Frame 1 (no input): blank canvas, image omitted
Frame 60 (no input): blank canvas, image omitted
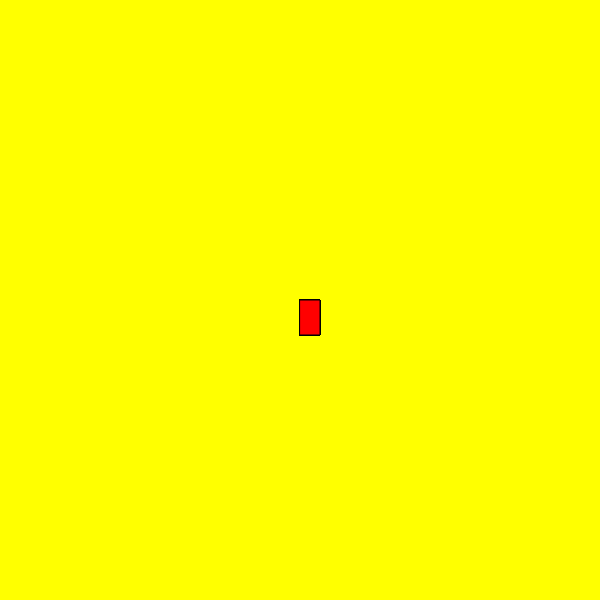
Frame 120 (the mouse pressed at the canvas centre since frame 60)

The p5.js sketch whose frames 1 and 60 were blank and that drew this single picture after the mouse press (run headless with seeded random() and noise() and a simulated clock; from frame 60 on, the mouse is pressed at the canvas centre):

// p5.js sketch
// ── sketch.js
function setup() {
    createCanvas(600, 600);
    background('yellow');
  }
  
  function draw() {
    
    fill("red");
    stroke('black')
    
    //console.log(mouseIsPressed);
    if(mouseIsPressed){
      rect(mouseX, mouseY, 20, 35);
            }
    
    
  }
